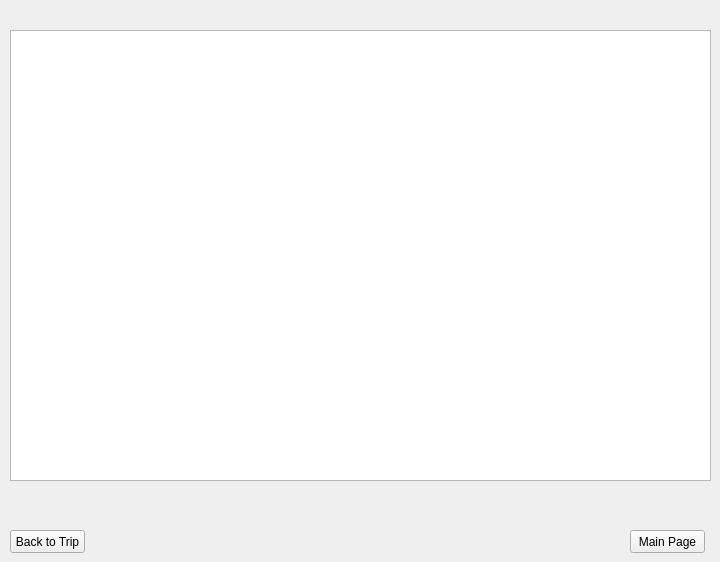
    <widget class="QWidget" name="TeamInfoPage">
     <property name="autoFillBackground">
      <bool>true</bool>
     </property>
     <widget class="QTableView" name="TeamInfoTable">
      <property name="geometry">
       <rect>
        <x>10</x>
        <y>30</y>
        <width>701</width>
        <height>451</height>
       </rect>
      </property>
      <property name="editTriggers">
       <set>QAbstractItemView::NoEditTriggers</set>
      </property>
      <property name="dragDropOverwriteMode">
       <bool>false</bool>
      </property>
      <property name="alternatingRowColors">
       <bool>true</bool>
      </property>
      <property name="sortingEnabled">
       <bool>true</bool>
      </property>
      <attribute name="horizontalHeaderShowSortIndicator" stdset="0">
       <bool>false</bool>
      </attribute>
     </widget>
     <widget class="QPushButton" name="ToTripPage">
      <property name="geometry">
       <rect>
        <x>10</x>
        <y>530</y>
        <width>75</width>
        <height>23</height>
       </rect>
      </property>
      <property name="text">
       <string>Back to Trip</string>
      </property>
     </widget>
     <widget class="QPushButton" name="BacktoMain2">
      <property name="geometry">
       <rect>
        <x>630</x>
        <y>530</y>
        <width>75</width>
        <height>23</height>
       </rect>
      </property>
      <property name="text">
       <string>Main Page</string>
      </property>
     </widget>
    </widget>
